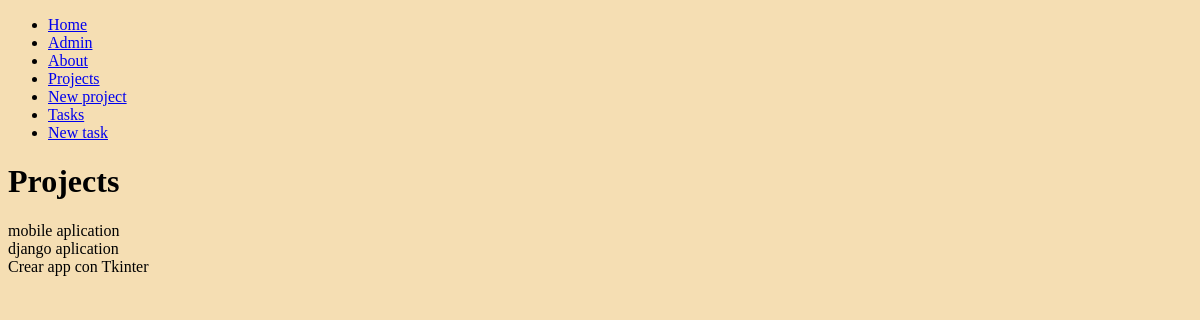
The page /projects/ on the database as committed earlier.
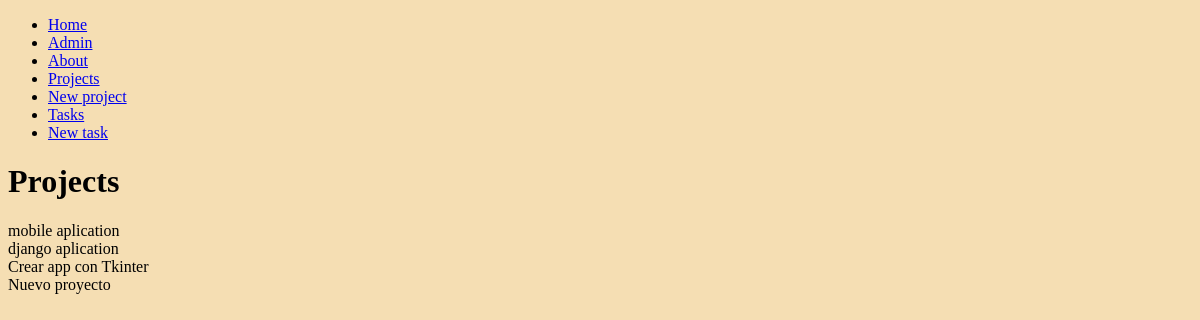
The same page on the database as committed later.
### myapp/models.py (models this page shows)
class Project(models.Model):
    name = models.CharField(max_length=200)
    def __str__(self):
        return self.name

### myapp/views.py (the view)
# urls.py: path('projects/', projects, name='projects'),
def projects(request):
    projects = Project.objects.all()
    return render(request, 'projects.html', {'projects': projects})

### myapp/templates/projects.html
{% extends 'base.html' %}
{% block content %}
    <h1>Projects</h1>
    {% for project in projects %}
       <div>{{project}}</div>
    {% endfor %}
{% endblock  %}

Rows that differ between the two databases and show on the page:
added Project: name "Nuevo proyecto"
